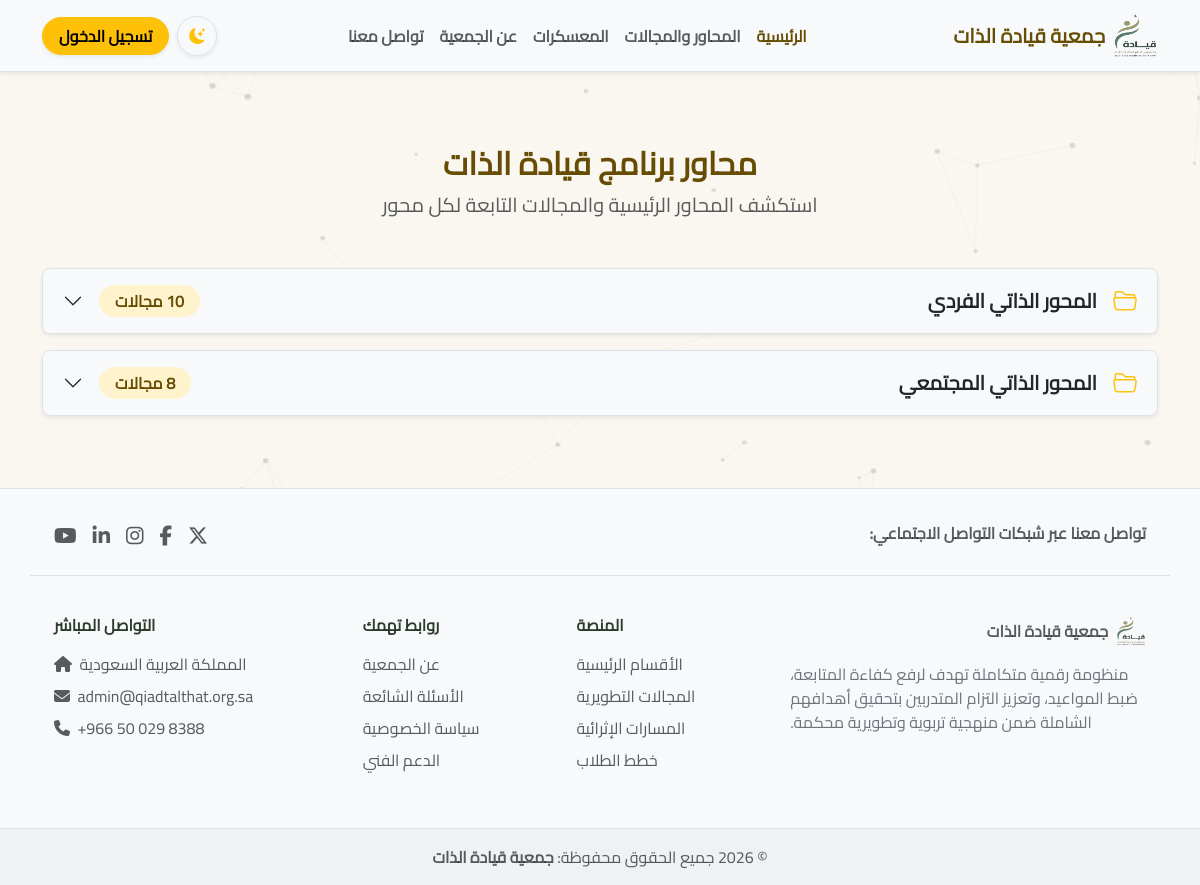
Page /categories/ on the committed database.
### core/models.py (models this page shows, shortened)
class Category(models.Model):
    name = models.CharField(max_length=150, unique=True, verbose_name='اسم المحور')
    description = models.TextField(blank=True, verbose_name='الوصف')
    class Meta:
        verbose_name = 'محور'
        verbose_name_plural = 'المحاور'

### core/views.py (the view)
# urls.py: path('categories/', views.category_list, name='category_list'),
def category_list(request):
    categories = Category.objects.prefetch_related('domains').all()
    return render(request, 'core/category_list.html', {'categories': categories})

### core/templates/core/category_list.html (shortened to what this page needs)
{% extends 'core/base.html' %}
{% load static %}
{% block content %}
<div class="container py-5">
    <div class="text-center mb-5">
        <h2 class="fw-bold text-warning-emphasis">محاور برنامج قيادة الذات</h2>
        <p class="text-body-secondary fs-5">استكشف المحاور الرئيسية والمجالات التابعة لكل محور</p>
    </div>
    <div class="accordion d-flex flex-column gap-3" id="categoriesAccordion">
        {% for category in categories %}
            <div class="accordion-item border shadow-sm rounded-3 overflow-hidden">
                <h2 class="accordion-header" id="heading-{{ category.id }}">
                    <button class="accordion-button collapsed fs-5 fw-bold bg-body-tertiary text-body py-3"
                            type="button"
                            data-bs-toggle="collapse"
                            data-bs-target="#collapse-{{ category.id }}"
                            aria-expanded="false"
                            aria-controls="collapse-{{ category.id }}">
                        <div class="d-flex align-items-center justify-content-between w-100 me-3">
                            <div class="d-flex align-items-center gap-3">
                                {% if category.icon %}
                                    <i class="{{ category.icon }} text-warning fs-4"></i>
                                {% else %}
                                    <i class="bi bi-folder2-open text-warning fs-4"></i>
                                {% endif %}
                                <span>{{ category.name }}</span>
                            </div>
                            <span class="badge bg-warning-subtle text-warning-emphasis rounded-pill px-3 py-2 fs-6">
                                {{ category.domains.count }} مجالات
                            </span>
                        </div>
                    </button>
                </h2>
            </div>
        {% empty %}
            <div class="text-center py-5">
                <i class="bi bi-inbox fs-1 text-body-secondary"></i>
                <p class="text-body-secondary mt-2 fs-5">لا توجد محاور متاحة حالياً.</p>
            </div>
        {% endfor %}
    </div>
</div>
{% endblock %}

### static/css/style.css (style rules this page uses)
:root, [data-bs-theme="light"] { --h1-color: #1a1a1a; --h2-color: #2c3e50; --h3-color: #34495e; --body-bg: #ffffff; --body-color: #212529; --link-color: #0d6efd; }
body { font-family: 'Cairo', sans-serif !important; }

### core/templates/core/base.html (style rules this page uses)
:root, [data-bs-theme="light"] { --brand-olive: #2D3B2D; --brand-olive-light: #3D4F3D; --brand-gold: #C5A059; --brand-gold-hover: #b38e47; --brand-beige: #FAF6F0; --brand-beige-dark: #EFE8DC; --bs-primary: var(--brand-olive); --bs-primary-rgb: 45, 59, 45; --bs-body-bg: var(--brand-beige); --bs-body-color: #212529; }

### rows in the picture
Category: name "المحور الذاتي الفردي"
Category: name "المحور الذاتي المجتمعي", domains.count "8"
